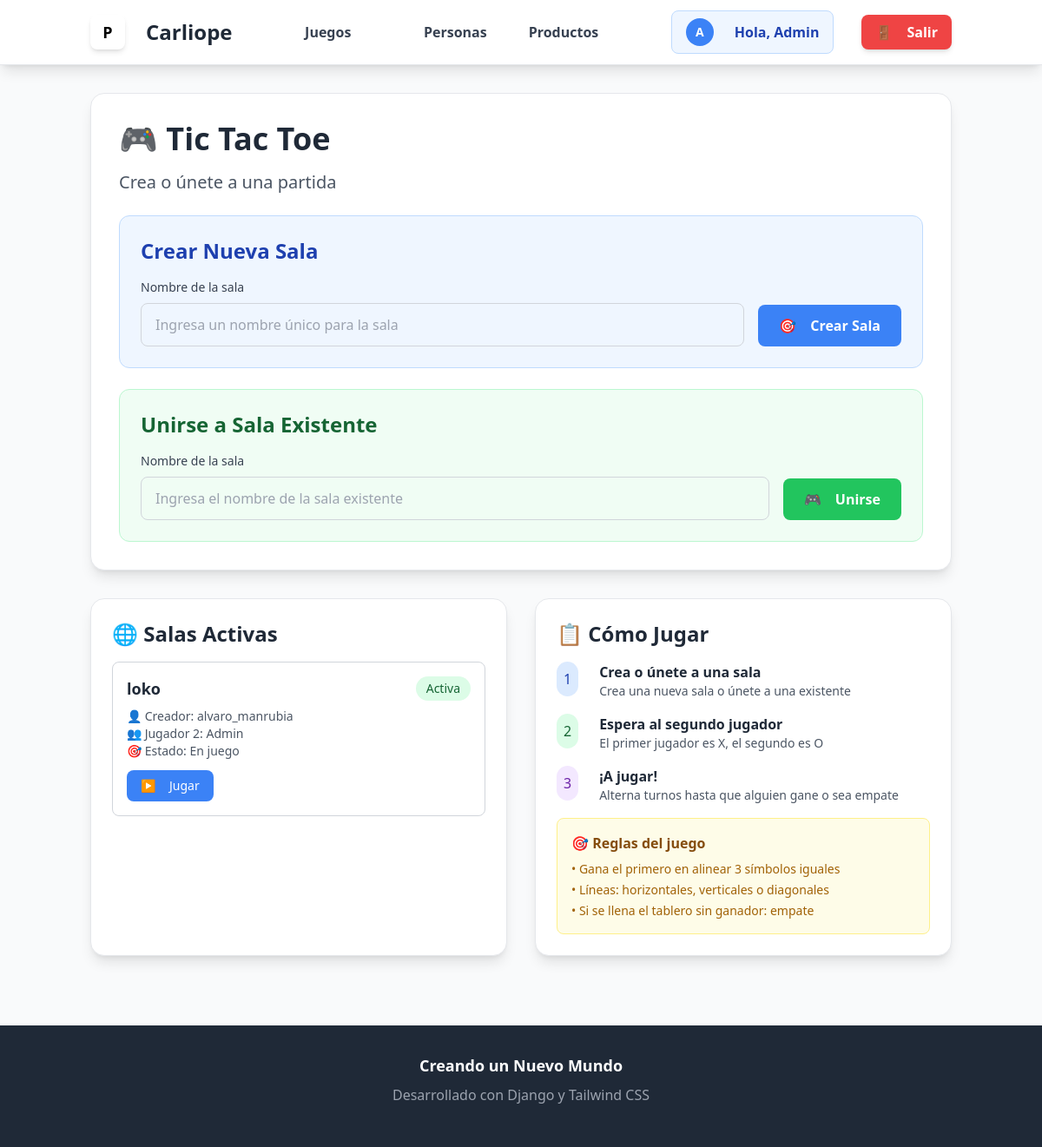
Page /Games/ (signed in) on the committed database.
### Games/models.py (models this page shows, shortened)
class Game(models.Model):
    room_name = models.CharField(max_length=100, unique=True)
    owner = models.ForeignKey(User, on_delete=models.CASCADE, related_name='owner_games')
    player2 = models.ForeignKey(User, on_delete=models.CASCADE, related_name='player2_games', blank=True, null=True)
    board = models.CharField(max_length=9, default="-" * 9)
    active_player = models.IntegerField(default=1)
    winner = models.CharField(max_length=10, blank=True, null=True)
    current_player = models.IntegerField(default=1)
    over = models.BooleanField(default=False)

### Games/views.py (the view, shortened to what this page needs)
# urls.py: path('', views.games_list, name='games_list'),
@login_required
def games_list(request):
    games = Game.objects.all().order_by('-id')
    return render(request, 'games_list.html', {'games': games})

### Games/templates/games_list.html (shortened to what this page needs)
{% extends "base.html" %}
{% block content %}
<div class="max-w-6xl mx-auto">
    <div class="bg-white rounded-2xl shadow-lg p-8 border border-gray-200 mb-8">
        <h1 class="text-4xl font-bold text-gray-800 mb-4">🎮 Tic Tac Toe</h1>
        <p class="text-xl text-gray-600 mb-6">Crea o únete a una partida</p>
        <div class="bg-blue-50 rounded-xl p-6 border border-blue-200 mb-6">
            <h2 class="text-2xl font-bold text-blue-800 mb-4">Crear Nueva Sala</h2>
            <form method="post" class="flex gap-4 items-end">
                <div class="flex-1">
                    <label class="block text-sm font-medium text-gray-700 mb-2">Nombre de la sala</label>
                    <input type="text" name="room_name" required
                           class="w-full px-4 py-3 border border-gray-300 rounded-lg focus:ring-2 focus:ring-blue-500 focus:border-blue-500"
                           placeholder="Ingresa un nombre único para la sala">
                </div>
                <button type="submit" class="bg-blue-500 hover:bg-blue-600 text-white px-6 py-3 rounded-lg font-semibold transition-colors flex items-center space-x-2">
                    <span>🎯</span>
                    <span>Crear Sala</span>
                </button>
            </form>
        </div>
        <div class="bg-green-50 rounded-xl p-6 border border-green-200">
            <h2 class="text-2xl font-bold text-green-800 mb-4">Unirse a Sala Existente</h2>
            <form method="get" action="{% url 'Games:game_detail' 'temp' %}" id="join-form" class="flex gap-4 items-end">
                <div class="flex-1">
                    <label class="block text-sm font-medium text-gray-700 mb-2">Nombre de la sala</label>
                    <input type="text" name="room_name" required
                           class="w-full px-4 py-3 border border-gray-300 rounded-lg focus:ring-2 focus:ring-green-500 focus:border-green-500"
                           placeholder="Ingresa el nombre de la sala existente"
                           id="join-room-input">
                </div>
                <button type="submit" class="bg-green-500 hover:bg-green-600 text-white px-6 py-3 rounded-lg font-semibold transition-colors flex items-center space-x-2">
                    <span>🎮</span>
                    <span>Unirse</span>
                </button>
            </form>
        </div>
    </div>
    <div class="grid lg:grid-cols-2 gap-8">
        <div class="bg-white rounded-2xl shadow-lg p-6 border border-gray-200">
            <h2 class="text-2xl font-bold text-gray-800 mb-4">🌐 Salas Activas</h2>
            {% if games %}
            <div class="space-y-4">
                {% for game in games %}
                <div class="border border-gray-300 rounded-lg p-4 hover:bg-gray-50 transition-colors">
                    <div class="flex justify-between items-center mb-2">
                        <h3 class="font-semibold text-lg text-gray-800">{{ game.room_name }}</h3>
                        <span class="px-3 py-1 rounded-full text-sm font-medium
                            {% if not game.over %}bg-green-100 text-green-800
                            {% else %}bg-gray-100 text-gray-800{% endif %}">
                            {% if not game.over %}Activa{% else %}Finalizada{% endif %}
                        </span>
                    </div>
                    <div class="text-sm text-gray-600 mb-3">
                        <p>👤 Creador: {{ game.owner.username }}</p>
                        <p>👥 Jugador 2: {% if game.player2 %}{{ game.player2.username }}{% else %}Esperando...{% endif %}</p>
                        <p>🎯 Estado: {% if game.winner %}Ganó {{ game.winner }}{% elif game.over %}Empate{% else %}En juego{% endif %}</p>
                    </div>
                    <div class="flex gap-2">
                        <a href="{% url 'Games:game_detail' game.room_name %}"
                           class="bg-blue-500 hover:bg-blue-600 text-white px-4 py-2 rounded-lg text-sm font-medium transition-colors flex items-center space-x-2">
                            <span>▶️</span>
                            <span>{% if game.over %}Ver{% else %}Jugar{% endif %}</span>
                        </a>
                    </div>
                </div>
                {% endfor %}
            </div>
            {% else %}
            <div class="text-center py-8 text-gray-500">
                <div class="text-4xl mb-4">😴</div>
                <p class="text-lg">No hay salas activas</p>
                <p class="text-sm">Crea la primera sala para empezar a jugar</p>
            </div>
            {% endif %}
        </div>
        <div class="bg-white rounded-2xl shadow-lg p-6 border border-gray-200">
            <h2 class="text-2xl font-bold text-gray-800 mb-4">📋 Cómo Jugar</h2>
            <div class="space-y-4">
                <div class="flex items-start space-x-3">
                    <div class="bg-blue-100 text-blue-800 rounded-full p-2">1</div>
                    <div>
                        <h3 class="font-semibold text-gray-800">Crea o únete a una sala</h3>
                        <p class="text-gray-600 text-sm">Crea una nueva sala o únete a una existente</p>
                    </div>
                </div>
                <div class="flex items-start space-x-3">
                    <div class="bg-green-100 text-green-800 rounded-full p-2">2</div>
                    <div>
                        <h3 class="font-semibold text-gray-800">Espera al segundo jugador</h3>
                        <p class="text-gray-600 text-sm">El primer jugador es X, el segundo es O</p>
                    </div>
                </div>
                <div class="flex items-start space-x-3">
                    <div class="bg-purple-100 text-purple-800 rounded-full p-2">3</div>
                    <div>
                        <h3 class="font-semibold text-gray-800">¡A jugar!</h3>
                        <p class="text-gray-600 text-sm">Alterna turnos hasta que alguien gane o sea empate</p>
                    </div>
                </div>
                <div class="bg-yellow-50 border border-yellow-200 rounded-lg p-4 mt-4">
                    <h4 class="font-semibold text-yellow-800 mb-2">🎯 Reglas del juego</h4>
                    <ul class="text-sm text-yellow-700 space-y-1">
                        <li>• Gana el primero en alinear 3 símbolos iguales</li>
                        <li>• Líneas: horizontales, verticales o diagonales</li>
                        <li>• Si se llena el tablero sin ganador: empate</li>
                    </ul>
                </div>
            </div>
        </div>
    </div>
</div>
{% endblock %}

### theme/templates/base.html (shortened to what this page needs)
{% load static %}
{% load tailwind_tags %}
<!DOCTYPE html>
<html lang="es" class="h-full">
<head>
    <script src="https://cdn.tailwindcss.com"></script>
    {% tailwind_css %}
</head>
<body class="min-h-screen bg-gray-50 text-gray-900 flex flex-col">
    <header class="bg-white shadow-lg border-b border-gray-200 sticky top-0 z-50">
        <nav class="container mx-auto px-4 py-3">
            <div class="flex justify-between items-center">
                <div class="flex items-center space-x-3">
                    <div class="w-10 h-10 bg-gradient-to-r from-blue-500 to-purple-600 rounded-lg flex items-center justify-center text-black font-bold text-lg shadow-md">
                        P
                    </div>
                    <a href="{% url 'home' %}" class="text-2xl font-bold text-gray-800 hover:text-blue-600 transition-colors">
                        Carliope
                    </a>
                </div>
                <div    class="hidden md:flex items-center space-x-6">
                    <a href="{% url 'Games:games_list' %}" class="font-semibold text-gray-700 hover:text-green-600 transition-colors flex items-center space-x-2">
                        <span>Juegos</span>
                    </a>
                </div>
                <div class="hidden md:flex items-center space-x-6">
                    <a href="{% url 'people:lista' %}" class="font-semibold text-gray-700 hover:text-blue-600 transition-colors flex items-center space-x-2">
                        <span>Personas</span>
                    </a>
                    {% if user.is_authenticated %}
                    <a href="{% url 'productos:lista' %}" class="font-semibold text-gray-700 hover:text-purple-600 transition-colors flex items-center space-x-2">
                        <span>Productos</span>
                    </a>
                    {% endif %}
                </div>
                <div class="flex items-center space-x-4">
                    {% if user.is_authenticated %}
                        <div class="flex items-center space-x-4">
                            <div class="flex items-center space-x-3 bg-blue-50 px-4 py-2 rounded-lg border border-blue-200">
                                <div class="w-8 h-8 bg-blue-500 rounded-full flex items-center justify-center text-white text-sm font-bold">
                                    {{ user.username|first|upper }}
                                </div>
                                <span class="font-semibold text-blue-800">Hola, {{ user.username }}</span>
                            </div>
                            <form action="{% url 'users:logout' %}" method="post" class="inline">
                                <button type="submit" class="bg-red-500 hover:bg-red-600 text-white px-4 py-2 rounded-lg transition-colors font-semibold shadow-md flex items-center space-x-2">
                                    <span>🚪</span>
                                    <span>Salir</span>
                                </button>
                            </form>
                        </div>
                    {% endif %}
                </div>
            </div>
        </nav>
    </header>
    <main class="flex-grow container mx-auto px-4 py-8">
        {% block content %}
        {% endblock %}
    </main>
    <footer class="bg-gray-800 text-white py-8 mt-12">
        <div class="container mx-auto px-4 text-center">
            <p class="text-lg font-semibold mb-2"> Creando un Nuevo Mundo</p>
            <p class="text-gray-400 mb-4">Desarrollado con Django y Tailwind CSS</p>
        </div>
    </footer>
</body>
</html>

### rows in the picture
Game: room_name "loko", over "Activa", owner.username "alvaro_manrubia", player2.username "Admin"

### other values in the picture
{{ user.username|first|upper }} "A"
{{ user.username }} "Admin"
